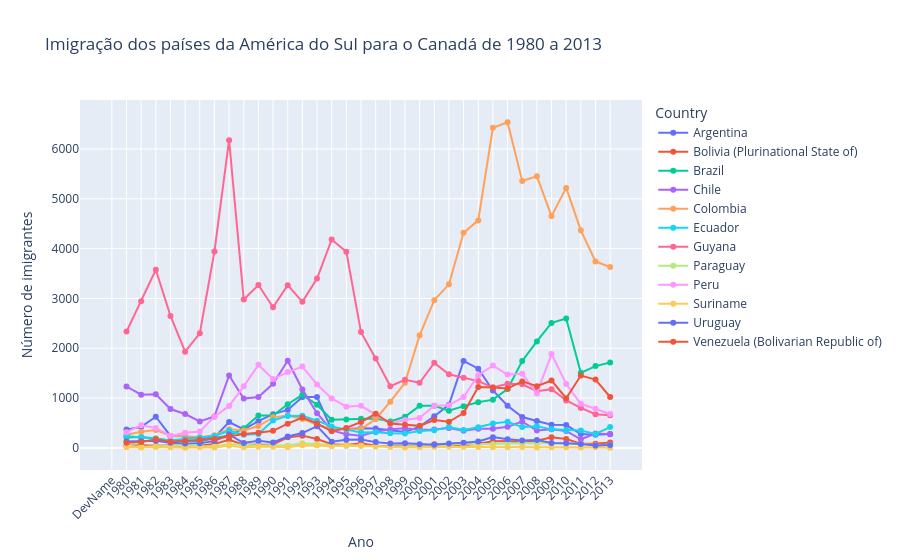

Notebook cell for this chart:
### Code cell
fig = px.line(america_sul_final, x=america_sul_final.index, y=america_sul_final.columns, color='Country', markers=True,
              title='Imigração dos países da América do Sul para o Canadá de 1980 a 2013')
fig.update_layout(
    xaxis={'tickangle': -45},
    xaxis_title='Ano',
    yaxis_title='Número de imigrantes')

fig.show()

### Figure 1 — Plotly figure (JSON) as saved in the notebook; plotly's stock layout.template omitted (floating-point values rounded to 4 significant figures)
{"data": [{"hovertemplate": "Country=Argentina<br>index=%{x}<br>value=%{y}<extra></extra>", "legendgroup": "Argentina", "line": {"color": "#636efa", "dash": "solid"}, "marker": {"symbol": "circle"}, "mode": "lines+markers", "name": "Argentina", "orientation": "v", "showlegend": true, "type": "scatter", "x": ["DevName", "1980", "1981", "1982", "1983", "1984", "1985", "1986", "1987", "1988", "1989", "1990", "1991", "1992", "1993", "1994", "1995", "1996", "1997", "1998", "1999", "2000", "2001", "2002", "2003", "2004", "2005", "2006", "2007", "2008", "2009", "2010", "2011", "2012", "2013"], "xaxis": "x", "y": ["Developing regions", 368, 426, 626, 241, 237, 196, 213, 519, 374, 538, 678, 763, 1023, 1022, 366, 380, 396, 391, 349, 318, 427, 635, 865, 1745, 1591, 1153, 847, 620, 540, 467, 459, 278, 263, 282], "yaxis": "y"}, {"hovertemplate": "Country=Bolivia (Plurinational State of)<br>index=%{x}<br>value=%{y}<extra></extra>", "legendgroup": "Bolivia (Plurinational State of)", "line": {"color": "#EF553B", "dash": "solid"}, "marker": {"symbol": "circle"}, "mode": "lines+markers", "name": "Bolivia (Plurinational State of)", "orientation": "v", "showlegend": true, "type": "scatter", "x": ["DevName", "1980", "1981", "1982", "1983", "1984", "1985", "1986", "1987", "1988", "1989", "1990", "1991", "1992", "1993", "1994", "1995", "1996", "1997", "1998", "1999", "2000", "2001", "2002", "2003", "2004", "2005", "2006", "2007", "2008", "2009", "2010", "2011", "2012", "2013"], "xaxis": "x", "y": ["Developing regions", 44, 52, 42, 49, 38, 44, 79, 165, 63, 68, 71, 214, 247, 180, 75, 61, 96, 43, 33, 42, 33, 72, 57, 59, 85, 134, 139, 107, 143, 214, 180, 86, 83, 107], "yaxis": "y"}, {"hovertemplate": "Country=Brazil<br>index=%{x}<br>value=%{y}<extra></extra>", "legendgroup": "Brazil", "line": {"color": "#00cc96", "dash": "solid"}, "marker": {"symbol": "circle"}, "mode": "lines+markers", "name": "Brazil", "orientation": "v", "showlegend": true, "type": "scatter", "x": ["DevName", "1980", "1981", "1982", "1983", "1984", "1985", "1986", "1987", "1988", "1989", "1990", "1991", "1992", "1993", "1994", "1995", "1996", "1997", "1998", "1999", "2000", "2001", "2002", "2003", "2004", "2005", "2006", "2007", "2008", "2009", "2010", "2011", "2012", "2013"], "xaxis": "x", "y": ["Developing regions", 211, 220, 192, 139, 145, 130, 205, 244, 394, 650, 650, 877, 1066, 866, 566, 572, 586, 591, 531, 626, 845, 847, 745, 839, 917, 969, 1181, 1746, 2138, 2509, 2598, 1508, 1642, 1714], "yaxis": "y"}, {"hovertemplate": "Country=Chile<br>index=%{x}<br>value=%{y}<extra></extra>", "legendgroup": "Chile", "line": {"color": "#ab63fa", "dash": "solid"}, "marker": {"symbol": "circle"}, "mode": "lines+markers", "name": "Chile", "orientation": "v", "showlegend": true, "type": "scatter", "x": ["DevName", "1980", "1981", "1982", "1983", "1984", "1985", "1986", "1987", "1988", "1989", "1990", "1991", "1992", "1993", "1994", "1995", "1996", "1997", "1998", "1999", "2000", "2001", "2002", "2003", "2004", "2005", "2006", "2007", "2008", "2009", "2010", "2011", "2012", "2013"], "xaxis": "x", "y": ["Developing regions", 1233, 1069, 1078, 781, 681, 533, 633, 1454, 990, 1023, 1286, 1749, 1175, 697, 352, 273, 244, 325, 376, 397, 366, 369, 401, 347, 383, 384, 427, 530, 350, 375, 340, 174, 291, 273], "yaxis": "y"}, {"hovertemplate": "Country=Colombia<br>index=%{x}<br>value=%{y}<extra></extra>", "legendgroup": "Colombia", "line": {"color": "#FFA15A", "dash": "solid"}, "marker": {"symbol": "circle"}, "mode": "lines+markers", "name": "Colombia", "orientation": "v", "showlegend": true, "type": "scatter", "x": ["DevName", "1980", "1981", "1982", "1983", "1984", "1985", "1986", "1987", "1988", "1989", "1990", "1991", "1992", "1993", "1994", "1995", "1996", "1997", "1998", "1999", "2000", "2001", "2002", "2003", "2004", "2005", "2006", "2007", "2008", "2009", "2010", "2011", "2012", "2013"], "xaxis": "x", "y": ["Developing regions", 266, 326, 360, 244, 235, 214, 257, 376, 352, 439, 614, 652, 582, 464, 375, 371, 381, 578, 929, 1306, 2259, 2965, 3283, 4318, 4566, 6424, 6535, 5357, 5452, 4652, 5218, 4366, 3741, 3631], "yaxis": "y"}, {"hovertemplate": "Country=Ecuador<br>index=%{x}<br>value=%{y}<extra></extra>", "legendgroup": "Ecuador", "line": {"color": "#19d3f3", "dash": "solid"}, "marker": {"symbol": "circle"}, "mode": "lines+markers", "name": "Ecuador", "orientation": "v", "showlegend": true, "type": "scatter", "x": ["DevName", "1980", "1981", "1982", "1983", "1984", "1985", "1986", "1987", "1988", "1989", "1990", "1991", "1992", "1993", "1994", "1995", "1996", "1997", "1998", "1999", "2000", "2001", "2002", "2003", "2004", "2005", "2006", "2007", "2008", "2009", "2010", "2011", "2012", "2013"], "xaxis": "x", "y": ["Developing regions", 238, 207, 184, 155, 179, 208, 240, 344, 265, 278, 552, 643, 644, 547, 431, 368, 310, 317, 295, 291, 342, 353, 418, 361, 417, 491, 525, 419, 437, 373, 353, 348, 282, 418], "yaxis": "y"}, {"hovertemplate": "Country=Guyana<br>index=%{x}<br>value=%{y}<extra></extra>", "legendgroup": "Guyana", "line": {"color": "#FF6692", "dash": "solid"}, "marker": {"symbol": "circle"}, "mode": "lines+markers", "name": "Guyana", "orientation": "v", "showlegend": true, "type": "scatter", "x": ["DevName", "1980", "1981", "1982", "1983", "1984", "1985", "1986", "1987", "1988", "1989", "1990", "1991", "1992", "1993", "1994", "1995", "1996", "1997", "1998", "1999", "2000", "2001", "2002", "2003", "2004", "2005", "2006", "2007", "2008", "2009", "2010", "2011", "2012", "2013"], "xaxis": "x", "y": ["Developing regions", 2334, 2943, 3575, 2650, 1932, 2299, 3942, 6174, 2977, 3270, 2824, 3266, 2932, 3399, 4181, 3935, 2324, 1795, 1238, 1366, 1308, 1707, 1479, 1410, 1341, 1215, 1286, 1277, 1137, 1180, 953, 804, 676, 656], "yaxis": "y"}, {"hovertemplate": "Country=Paraguay<br>index=%{x}<br>value=%{y}<extra></extra>", "legendgroup": "Paraguay", "line": {"color": "#B6E880", "dash": "solid"}, "marker": {"symbol": "circle"}, "mode": "lines+markers", "name": "Paraguay", "orientation": "v", "showlegend": true, "type": "scatter", "x": ["DevName", "1980", "1981", "1982", "1983", "1984", "1985", "1986", "1987", "1988", "1989", "1990", "1991", "1992", "1993", "1994", "1995", "1996", "1997", "1998", "1999", "2000", "2001", "2002", "2003", "2004", "2005", "2006", "2007", "2008", "2009", "2010", "2011", "2012", "2013"], "xaxis": "x", "y": ["Developing regions", 45, 26, 32, 40, 48, 36, 34, 72, 53, 48, 56, 51, 94, 75, 46, 39, 38, 30, 25, 34, 29, 34, 60, 88, 74, 75, 88, 98, 95, 88, 89, 83, 55, 66], "yaxis": "y"}, {"hovertemplate": "Country=Peru<br>index=%{x}<br>value=%{y}<extra></extra>", "legendgroup": "Peru", "line": {"color": "#FF97FF", "dash": "solid"}, "marker": {"symbol": "circle"}, "mode": "lines+markers", "name": "Peru", "orientation": "v", "showlegend": true, "type": "scatter", "x": ["DevName", "1980", "1981", "1982", "1983", "1984", "1985", "1986", "1987", "1988", "1989", "1990", "1991", "1992", "1993", "1994", "1995", "1996", "1997", "1998", "1999", "2000", "2001", "2002", "2003", "2004", "2005", "2006", "2007", "2008", "2009", "2010", "2011", "2012", "2013"], "xaxis": "x", "y": ["Developing regions", 317, 456, 401, 241, 306, 328, 628, 843, 1237, 1667, 1384, 1522, 1632, 1274, 993, 827, 845, 676, 493, 560, 603, 849, 855, 1023, 1460, 1653, 1473, 1490, 1094, 1884, 1283, 886, 787, 682], "yaxis": "y"}, {"hovertemplate": "Country=Suriname<br>index=%{x}<br>value=%{y}<extra></extra>", "legendgroup": "Suriname", "line": {"color": "#FECB52", "dash": "solid"}, "marker": {"symbol": "circle"}, "mode": "lines+markers", "name": "Suriname", "orientation": "v", "showlegend": true, "type": "scatter", "x": ["DevName", "1980", "1981", "1982", "1983", "1984", "1985", "1986", "1987", "1988", "1989", "1990", "1991", "1992", "1993", "1994", "1995", "1996", "1997", "1998", "1999", "2000", "2001", "2002", "2003", "2004", "2005", "2006", "2007", "2008", "2009", "2010", "2011", "2012", "2013"], "xaxis": "x", "y": ["Developing regions", 15, 10, 21, 12, 5, 16, 7, 46, 16, 24, 26, 13, 53, 51, 32, 58, 51, 35, 22, 11, 16, 22, 22, 22, 17, 15, 16, 20, 9, 12, 13, 11, 16, 4], "yaxis": "y"}, {"hovertemplate": "Country=Uruguay<br>index=%{x}<br>value=%{y}<extra></extra>", "legendgroup": "Uruguay", "line": {"color": "#636efa", "dash": "solid"}, "marker": {"symbol": "circle"}, "mode": "lines+markers", "name": "Uruguay", "orientation": "v", "showlegend": true, "type": "scatter", "x": ["DevName", "1980", "1981", "1982", "1983", "1984", "1985", "1986", "1987", "1988", "1989", "1990", "1991", "1992", "1993", "1994", "1995", "1996", "1997", "1998", "1999", "2000", "2001", "2002", "2003", "2004", "2005", "2006", "2007", "2008", "2009", "2010", "2011", "2012", "2013"], "xaxis": "x", "y": ["Developing regions", 128, 132, 146, 105, 90, 92, 137, 269, 99, 144, 111, 229, 299, 437, 125, 164, 171, 117, 87, 93, 75, 64, 91, 103, 130, 217, 175, 147, 160, 99, 93, 81, 47, 58], "yaxis": "y"}, {"hovertemplate": "Country=Venezuela (Bolivarian Republic of)<br>index=%{x}<br>value=%{y}<extra></extra>", "legendgroup": "Venezuela (Bolivarian Republic of)", "line": {"color": "#EF553B", "dash": "solid"}, "marker": {"symbol": "circle"}, "mode": "lines+markers", "name": "Venezuela (Bolivarian Republic of)", "orientation": "v", "showlegend": true, "type": "scatter", "x": ["DevName", "1980", "1981", "1982", "1983", "1984", "1985", "1986", "1987", "1988", "1989", "1990", "1991", "1992", "1993", "1994", "1995", "1996", "1997", "1998", "1999", "2000", "2001", "2002", "2003", "2004", "2005", "2006", "2007", "2008", "2009", "2010", "2011", "2012", "2013"], "xaxis": "x", "y": ["Developing regions", 103, 117, 174, 124, 142, 165, 179, 229, 279, 304, 344, 487, 610, 490, 334, 402, 520, 686, 489, 464, 443, 560, 524, 699, 1224, 1211, 1192, 1335, 1239, 1353, 998, 1452, 1373, 1022], "yaxis": "y"}], "layout": {"legend": {"title": {"text": "Country"}, "tracegroupgap": 0}, "title": {"text": "Imigração dos países da América do Sul para o Canadá de 1980 a 2013"}, "xaxis": {"anchor": "y", "domain": [0, 1], "tickangle": -45, "title": {"text": "Ano"}}, "yaxis": {"anchor": "x", "domain": [0, 1], "title": {"text": "Número de imigrantes"}}}}
